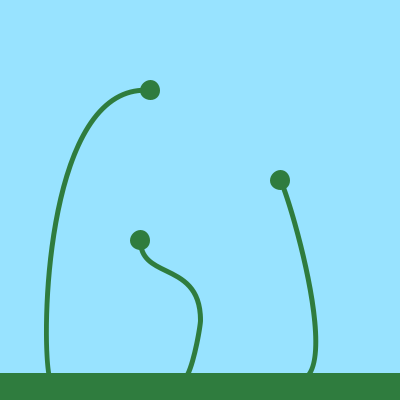
Frame 1 (no input)
Frame 60 (the mouse pressed at the canvas centre just before this capture): identical to frame 1, image omitted
Frame 120 (the mouse held since frame 60 and released just before this capture): identical to frame 1, image omitted

The Processing sketch that drew this single still picture (run headless with seeded random() and noise(); from frame 60 on, the mouse is pressed at the canvas centre):

// Processing sketch: processing_36186
// ── processing_36186.pde

//homework 3
//copyright Jessica Schafer, Sept. 2011, pittsburgh, pa

color col1, col2, col3;

void setup ()
{
  size (400,400);
  smooth();
  background (152, 227, 255); //sky
  strokeWeight(5);
  stroke(47,124,62);
  fill (47,124,62);
  rect (0,375,width,height); //grass
  ellipse (150, 90, 15, 15);
  ellipse (140, 240, 15, 15);
  ellipse (280, 180, 15, 15);
  frameRate (20);

//STEMS
noFill();
beginShape();
  vertex (50,380);
  bezierVertex (40,360, 40,80, 150, 90);
endShape();

beginShape();
  vertex (180, 380);
  bezierVertex (190,385, 200,326, 200,320);
  bezierVertex (200,260, 140,280, 140,240);
endShape();

beginShape();
  vertex (300,380);
  bezierVertex(340,370, 290,200, 280,180);
endShape();
 
}

void draw ()
{ 
  strokeWeight(8);
  col1 = color(255, random(240,255), random(255));
  col2 = color(random(250,255), random(255), 255);
  col3 = color(255, random (115, 255), random(255));
  
  if (mouseX >=140 && mouseX <=160 && mouseY >=80 && mouseY <=100) {
    stroke (col1);  
    line (150, 90, random(135,200), random (30,155));}

  if (mouseX >=130 && mouseX <=150 && mouseY >=230 && mouseY <=250) {
    stroke (col2);  
    line (140, 240, random(95,185), random (200,240));}
    
  if (mouseX >=270 && mouseX <=290 && mouseY >=170 && mouseY <=190) {
    stroke (col3);  
    line (280, 180, random(200,330), random (120,205));}
}

void mousePressed ()
{
  background (152, 227, 255); //sky
  strokeWeight(5);
  stroke(47,124,62);
 
  fill (47,124,62);
  rect (0,375,width,height); //grass
 
  ellipse (150, 90, 15, 15);
  ellipse (140, 240, 15, 15);
  ellipse (280, 180, 15, 15);
  
  noFill();
beginShape();
  vertex (50,380);
  bezierVertex (40,360, 40,80, 150, 90);
endShape();

beginShape();
  vertex (180, 380);
  bezierVertex (190,385, 200,326, 200,320);
  bezierVertex (200,260, 140,280, 140,240);
endShape();

beginShape();
  vertex (300,380);
  bezierVertex(340,370, 290,200, 280,180);
endShape();
}
